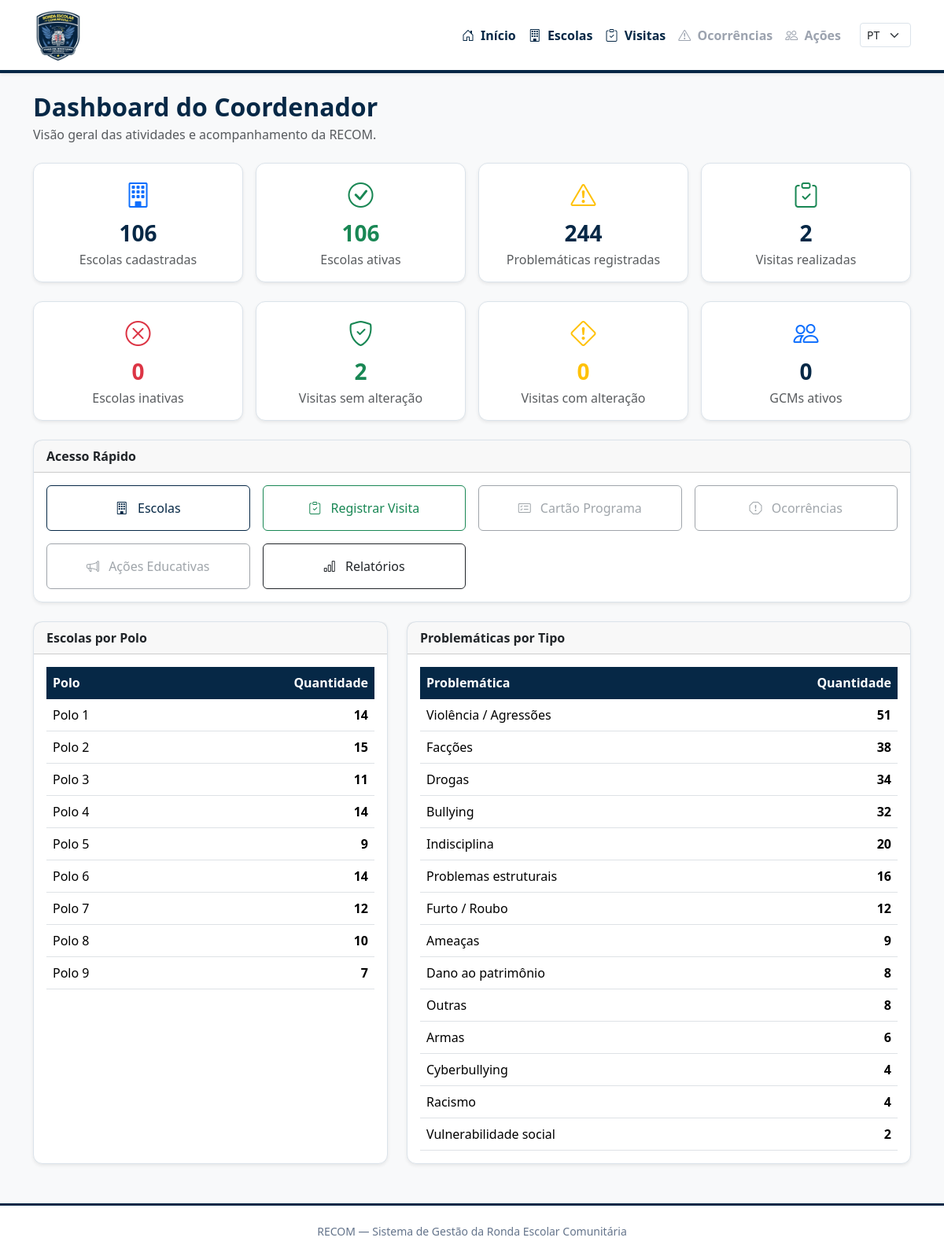
The app's page /dashboard/coordenador/ with its own data.
### escolas/models.py (models this page shows, shortened)
class TipoProblematica(models.Model):
    nome = models.CharField(
        max_length=150,
        unique=True
    )
    descricao = models.TextField(
        blank=True
    )
    ativa = models.BooleanField(
        default=True
    )
    criado_em = models.DateTimeField(
        auto_now_add=True
    )
    atualizado_em = models.DateTimeField(
        auto_now=True
    )
    class Meta:
        ordering = ["nome"]
        verbose_name = "Tipo de problemática"
        verbose_name_plural = "Tipos de problemáticas"

### core/views.py (the view)
def dashboard_coordenador(request):
    total_escolas = Escola.objects.count()
    escolas_ativas = Escola.objects.filter(
        ativa=True
    ).count()
    escolas_inativas = Escola.objects.filter(
        ativa=False
    ).count()
    total_problematicas = EscolaProblematica.objects.count()
    total_visitas = RondaVisita.objects.count()
    visitas_sem_alteracao = RondaVisita.objects.filter(
        situacao="SEM_ALTERACAO"
    ).count()
    visitas_com_alteracao = RondaVisita.objects.filter(
        situacao="COM_ALTERACAO"
    ).count()
    total_gcms = Usuario.objects.filter(
        perfil="GCM",
        ativo=True
    ).count()
    total_mediadores = Usuario.objects.filter(
        perfil="MEDIADOR",
        ativo=True
    ).count()
    escolas_por_polo = (
        Escola.objects
        .filter(
            ativa=True
        )
        .values(
            "polo"
        )
        .annotate(
            total=Count("id")
        )
        .order_by(
            "polo"
        )
    )
    problematicas_por_tipo = (
        EscolaProblematica.objects
        .values(
            "tipo_problematica__nome"
        )
        .annotate(
            total=Count("id")
        )
        .order_by(
            "-total",
            "tipo_problematica__nome"
        )
    )
    contexto = {
        "total_escolas": total_escolas,
        "escolas_ativas": escolas_ativas,
        "escolas_inativas": escolas_inativas,
        "total_problematicas": total_problematicas,
        "total_visitas": total_visitas,
        "visitas_sem_alteracao": visitas_sem_alteracao,
        "visitas_com_alteracao": visitas_com_alteracao,
        "total_gcms": total_gcms,
        "total_mediadores": total_mediadores,
        "escolas_por_polo": escolas_por_polo,
        "problematicas_por_tipo": problematicas_por_tipo,
    }
    return render(
        request,
        "dashboard/coordenador.html",
        contexto
    )

### templates/dashboard/coordenador.html (shortened to what this page needs)
{% extends "base.html" %}
{% block content %}
<div class="container mt-4 mb-5">
    <div class="d-flex justify-content-between align-items-center mb-4">
        <div>
            <h2 class="mb-1">
                Dashboard do Coordenador
            </h2>
            <p class="text-muted mb-0">
                Visão geral das atividades e acompanhamento da RECOM.
            </p>
        </div>
    </div>
    <div class="row g-3 mb-4">
        <div class="col-md-6 col-lg-3">
            <div class="card shadow-sm h-100">
                <div class="card-body text-center">
                    <div class="mb-2">
                        <i class="bi bi-building fs-2 text-primary"></i>
                    </div>
                    <h3 class="mb-1">
                        {{ total_escolas }}
                    </h3>
                    <p class="text-muted mb-0">
                        Escolas cadastradas
                    </p>
                </div>
            </div>
        </div>
        <div class="col-md-6 col-lg-3">
            <div class="card shadow-sm h-100">
                <div class="card-body text-center">
                    <div class="mb-2">
                        <i class="bi bi-check-circle fs-2 text-success"></i>
                    </div>
                    <h3 class="mb-1 text-success">
                        {{ escolas_ativas }}
                    </h3>
                    <p class="text-muted mb-0">
                        Escolas ativas
                    </p>
                </div>
            </div>
        </div>
        <div class="col-md-6 col-lg-3">
            <div class="card shadow-sm h-100">
                <div class="card-body text-center">
                    <div class="mb-2">
                        <i class="bi bi-exclamation-triangle fs-2 text-warning"></i>
                    </div>
                    <h3 class="mb-1">
                        {{ total_problematicas }}
                    </h3>
                    <p class="text-muted mb-0">
                        Problemáticas registradas
                    </p>
                </div>
            </div>
        </div>
        <div class="col-md-6 col-lg-3">
            <div class="card shadow-sm h-100">
                <div class="card-body text-center">
                    <div class="mb-2">
                        <i class="bi bi-clipboard-check fs-2 text-success"></i>
                    </div>
                    <h3 class="mb-1">
                        {{ total_visitas }}
                    </h3>
                    <p class="text-muted mb-0">
                        Visitas realizadas
                    </p>
                </div>
            </div>
        </div>
    </div>
    <div class="row g-3 mb-4">
        <div class="col-md-6 col-lg-3">
            <div class="card shadow-sm h-100">
                <div class="card-body text-center">
                    <div class="mb-2">
                        <i class="bi bi-x-circle fs-2 text-danger"></i>
                    </div>
                    <h3 class="mb-1 text-danger">
                        {{ escolas_inativas }}
                    </h3>
                    <p class="text-muted mb-0">
                        Escolas inativas
                    </p>
                </div>
            </div>
        </div>
        <div class="col-md-6 col-lg-3">
            <div class="card shadow-sm h-100">
                <div class="card-body text-center">
                    <div class="mb-2">
                        <i class="bi bi-shield-check fs-2 text-success"></i>
                    </div>
                    <h3 class="mb-1 text-success">
                        {{ visitas_sem_alteracao }}
                    </h3>
                    <p class="text-muted mb-0">
                        Visitas sem alteração
                    </p>
                </div>
            </div>
        </div>
        <div class="col-md-6 col-lg-3">
            <div class="card shadow-sm h-100">
                <div class="card-body text-center">
                    <div class="mb-2">
                        <i class="bi bi-exclamation-diamond fs-2 text-warning"></i>
                    </div>
                    <h3 class="mb-1 text-warning">
                        {{ visitas_com_alteracao }}
                    </h3>
                    <p class="text-muted mb-0">
                        Visitas com alteração
                    </p>
                </div>
            </div>
        </div>
        <div class="col-md-6 col-lg-3">
            <div class="card shadow-sm h-100">
                <div class="card-body text-center">
                    <div class="mb-2">
                        <i class="bi bi-people fs-2 text-primary"></i>
                    </div>
                    <h3 class="mb-1">
                        {{ total_gcms }}
                    </h3>
                    <p class="text-muted mb-0">
                        GCMs ativos
                    </p>
                </div>
            </div>
        </div>
    </div>
    <div class="card shadow-sm mb-4">
        <div class="card-header">
            <strong>
                Acesso Rápido
            </strong>
        </div>
        <div class="card-body">
            <div class="row g-3">
                <div class="col-md-6 col-lg-3">
                    <a
                        href="{% url 'escolas:listar_escolas' %}"
                        class="btn btn-outline-primary w-100 py-3"
                    >
                        <i class="bi bi-building me-2"></i>
                        Escolas
                    </a>
                </div>
                <div class="col-md-6 col-lg-3">
                    <a
                        href="{% url 'visitas:cadastrar_visita' %}"
                        class="btn btn-outline-success w-100 py-3"
                    >
                        <i class="bi bi-clipboard-check me-2"></i>
                        Registrar Visita
                    </a>
                </div>
                <div class="col-md-6 col-lg-3">
                    <button
                        type="button"
                        class="btn btn-outline-secondary w-100 py-3"
                        disabled
                    >
                        <i class="bi bi-card-checklist me-2"></i>
                        Cartão Programa
                    </button>
                </div>
                <div class="col-md-6 col-lg-3">
                    <button
                        type="button"
                        class="btn btn-outline-secondary w-100 py-3"
                        disabled
                    >
                        <i class="bi bi-exclamation-octagon me-2"></i>
                        Ocorrências
                    </button>
                </div>
                <div class="col-md-6 col-lg-3">
                    <button
                        type="button"
                        class="btn btn-outline-secondary w-100 py-3"
                        disabled
                    >
                        <i class="bi bi-megaphone me-2"></i>
                        Ações Educativas
                    </button>
                </div>
                <div class="col-md-6 col-lg-3">
                    <a
                        href="{% url 'core:relatorios' %}"
                        class="btn btn-outline-dark w-100 py-3"
                    >
                        <i class="bi bi-bar-chart me-2"></i>
                        Relatórios
                    </a>
                </div>
            </div>
        </div>
    </div>
    <div class="row g-4">
        <div class="col-lg-5">
            <div class="card shadow-sm h-100">
                <div class="card-header">
                    <strong>
                        Escolas por Polo
                    </strong>
                </div>
                <div class="card-body">
                    {% if escolas_por_polo %}
                        <div class="table-responsive">
                            <table class="table table-hover align-middle mb-0">
                                <thead>
                                    <tr>
                                        <th>Polo</th>
                                        <th class="text-end">
                                            Quantidade
                                        </th>
                                    </tr>
                                </thead>
                                <tbody>
                                    {% for item in escolas_por_polo %}
                                        <tr>
                                            <td>
                                                Polo {{ item.polo }}
                                            </td>
                                            <td class="text-end">
                                                <strong>
                                                    {{ item.total }}
                                                </strong>
                                            </td>
                                        </tr>
                                    {% endfor %}
                                </tbody>
                            </table>
                        </div>
                    {% else %}
                        <p class="text-muted mb-0">
                            Nenhuma escola cadastrada.
                        </p>
                    {% endif %}
                </div>
            </div>
        </div>
        <div class="col-lg-7">
            <div class="card shadow-sm h-100">
                <div class="card-header">
                    <strong>
                        Problemáticas por Tipo
                    </strong>
                </div>
                <div class="card-body">
                    {% if problematicas_por_tipo %}
                        <div class="table-responsive">
                            <table class="table table-hover align-middle mb-0">
                                <thead>
                                    <tr>
                                        <th>
                                            Problemática
                                        </th>
                                        <th class="text-end">
                                            Quantidade
                                        </th>
                                    </tr>
                                </thead>
                                <tbody>
                                    {% for item in problematicas_por_tipo %}
                                        <tr>
                                            <td>
                                                {{ item.tipo_problematica__nome }}
                                            </td>
                                            <td class="text-end">
                                                <strong>
                                                    {{ item.total }}
                                                </strong>
                                            </td>
                                        </tr>
                                    {% endfor %}
                                </tbody>
                            </table>
                        </div>
                    {% else %}
                        <p class="text-muted mb-0">
                            Nenhuma problemática registrada.
                        </p>
                    {% endif %}
                </div>
            </div>
        </div>
    </div>
</div>
{% endblock %}

### static/css/style.css (style rules this page uses)
:root { --azul-marinho: #062846; --azul-escuro: #0b3558; --azul: #3f7fba; --azul-claro: #eaf3fb; --amarelo: #f4d425; --amarelo-hover: #d9bb16; --branco: #ffffff; --fundo: #f4f7fa; --texto: #102235; --texto-secundario: #64748b; --borda: #dbe3ea; }
body { background: var(--fundo); color: var(--texto); min-height: 100vh; }
h1, h2, h3, h4, h5, h6 { color: var(--azul-marinho); font-weight: 600; }
.btn-outline-primary { color: var(--azul-marinho); border-color: var(--azul-marinho); }
.card { border: 1px solid var(--borda); border-radius: 12px; }
.table thead th { background: var(--azul-marinho); color: var(--branco); border-color: var(--azul-marinho); }

### records on screen
TipoProblematica: tipo_problematica__nome "Violência / Agressões", total "51"
TipoProblematica: tipo_problematica__nome "Facções", total "38"
TipoProblematica: tipo_problematica__nome "Drogas", total "34"
TipoProblematica: tipo_problematica__nome "Bullying", total "32"
TipoProblematica: tipo_problematica__nome "Indisciplina", total "20"
TipoProblematica: tipo_problematica__nome "Problemas estruturais", total "16"
TipoProblematica: tipo_problematica__nome "Furto / Roubo", total "12"
TipoProblematica: tipo_problematica__nome "Ameaças", total "9"
TipoProblematica: tipo_problematica__nome "Dano ao patrimônio", total "8"
TipoProblematica: tipo_problematica__nome "Outras", total "8"
TipoProblematica: tipo_problematica__nome "Armas", total "6"
TipoProblematica: tipo_problematica__nome "Cyberbullying", total "4"
TipoProblematica: tipo_problematica__nome "Racismo", total "4"
TipoProblematica: tipo_problematica__nome "Vulnerabilidade social", total "2"

### other values on screen
{{ total_escolas }} "106"
{{ escolas_ativas }} "106"
{{ total_problematicas }} "244"
{{ total_visitas }} "2"
{{ escolas_inativas }} "0"
{{ visitas_sem_alteracao }} "2"
{{ visitas_com_alteracao }} "0"
{{ total_gcms }} "0"
{{ item.polo }} "1" "2" "3" "4" "5" "6" "7" "8" "9"
{{ item.total }} "14" "15" "11" "14" "9" "14" "12" "10" "7"
